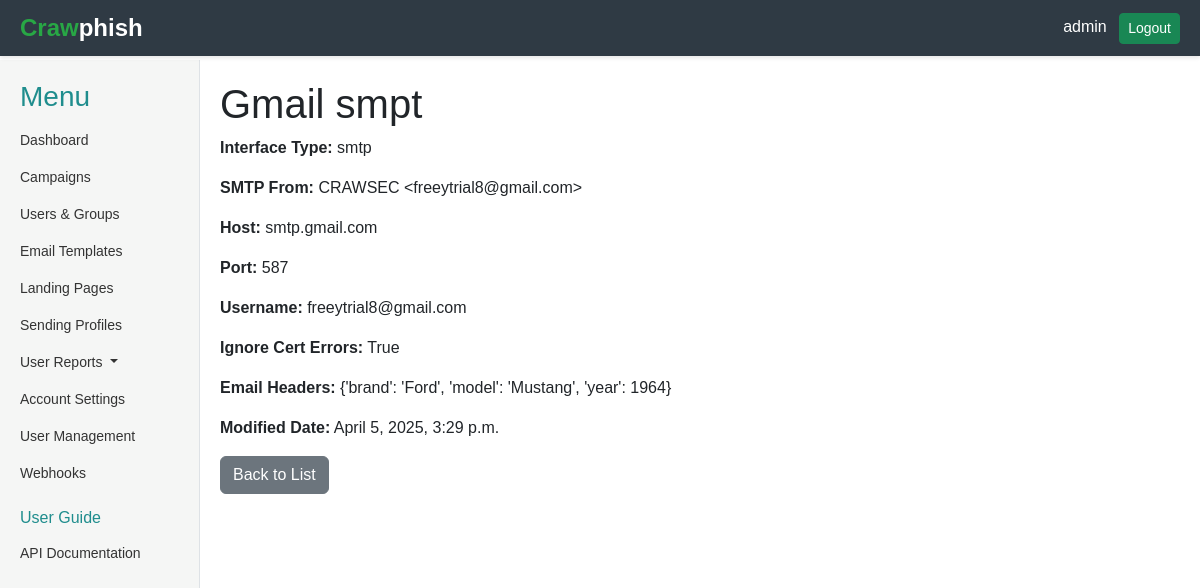
Page /sending-profiles/3/ (signed in) on the committed database.
### core/models.py (models this page shows, shortened)
class User(AbstractUser):
    position = models.CharField(max_length=100, blank=True, null=True)
    api_key = models.CharField(max_length=100, blank=True, null=True)

class SendingProfile(models.Model):
    INTERFACE_TYPES = (
        ('smtp', 'SMTP'),
        ('api', 'API'),
    )
    API_PROVIDERS = (
        ('sendgrid', 'SendGrid'),
    )
    name = models.CharField(max_length=100, help_text="Unique name for this profile.")
    interface_type = models.CharField(max_length=50, choices=INTERFACE_TYPES, help_text="SMTP or API.")
    smtp_from = models.CharField(max_length=255, help_text="From email address.")
    host = models.CharField(max_length=255, blank=True, null=True, help_text="SMTP server host.")
    port = models.IntegerField(blank=True, null=True, help_text="SMTP server port.")
    username = models.CharField(max_length=255, blank=True, null=True, help_text="SMTP username.")
    password = models.CharField(max_length=255, blank=True, null=True, help_text="SMTP password.")
    api_key = models.CharField(max_length=200, blank=True, null=True, help_text="API key for API sending.")
    api_provider = models.CharField(max_length=50, choices=API_PROVIDERS, blank=True, null=True, help_text="API provider (e.g., SendGrid).")
    ignore_cert_errors = models.BooleanField(default=False, help_text="Ignore SMTP cert errors.")
    email_headers = models.JSONField(default=dict, help_text="Additional email headers.")
    is_default = models.BooleanField(default=False, help_text="Mark as a default profile.")
    modified_date = models.DateTimeField(auto_now=True)

### core/views.py (the view)
# urls.py: path('sending-profiles/<int:pk>/', views.SendingProfileDetailView.as_view(), name='sending_profile_detail'),
class SendingProfileDetailView(LoginRequiredMixin, DetailView):
    model = SendingProfile
    template_name = 'core/sending_profile_detail.html'
    context_object_name = 'profile'

### core/templates/core/sending_profile_detail.html (shortened to what this page needs)
{% extends 'core/base.html' %}
{% block content %}
    <h1>{{ profile.name }}</h1>
    <p><strong>Interface Type:</strong> {{ profile.interface_type }}</p>
    <p><strong>SMTP From:</strong> {{ profile.smtp_from }}</p>
    <p><strong>Host:</strong> {{ profile.host }}</p>
    <p><strong>Port:</strong> {{ profile.port }}</p>
    <p><strong>Username:</strong> {{ profile.username }}</p>
    <p><strong>Ignore Cert Errors:</strong> {{ profile.ignore_cert_errors }}</p>
    <p><strong>Email Headers:</strong> {{ profile.email_headers }}</p>
    <p><strong>Modified Date:</strong> {{ profile.modified_date }}</p>
    <a href="{% url 'core:sending_profiles' %}" class="btn btn-secondary">Back to List</a>
{% endblock %}

### core/templates/core/base.html (shortened to what this page needs)
<!DOCTYPE html>
<html lang="en">
<head>
    <link rel="stylesheet" href="https://cdn.jsdelivr.net/npm/bootstrap-icons@1.11.1/font/bootstrap-icons.css">
    <link href="https://cdn.jsdelivr.net/npm/bootstrap@5.3.0/dist/css/bootstrap.min.css" rel="stylesheet">
</head>
<body>
    <div class="container-fluid">
        {% if request.user.is_authenticated %}
            <div class="header">
                <div class="logo">
                    <span style="color: #28a745;">Craw</span> phish
                </div>
                <div>
                    <span class="text-white me-2">{{ request.user.username }}</span>
                    <a href="{% url 'logout' %}" class="btn btn-success btn-sm">Logout</a>
                </div>
            </div>
        {% endif %}
        <div class="main-content-wrapper {% if not request.user.is_authenticated %}unauthenticated{% endif %}">
            {% if request.user.is_authenticated %}
                <div class="sidebar">
                    <h3 style="color: rgb(31, 141, 141);">Menu</h3>
                    <ul class="nav flex-column">
                        <li class="nav-item">
                            <a class="nav-link {% if request.resolver_match.url_name == 'dashboard' %}active{% endif %}" href="{% url 'core:dashboard' %}">Dashboard</a>
                        </li>
                        <li class="nav-item">
                            <a class="nav-link {% if request.resolver_match.url_name == 'campaigns' %}active{% endif %}" href="{% url 'core:campaigns' %}">Campaigns</a>
                        </li>
                        <li class="nav-item">
                            <a class="nav-link {% if request.resolver_match.url_name == 'users_groups' %}active{% endif %}" href="{% url 'core:users_groups' %}">Users & Groups</a>
                        </li>
                        <li class="nav-item">
                            <a class="nav-link {% if request.resolver_match.url_name == 'email_templates' %}active{% endif %}" href="{% url 'core:email_templates' %}">Email Templates</a>
                        </li>
                        <li class="nav-item">
                            <a class="nav-link {% if request.resolver_match.url_name == 'landing_pages' %}active{% endif %}" href="{% url 'core:landing_pages' %}">Landing Pages</a>
                        </li>
                        <li class="nav-item">
                            <a class="nav-link {% if request.resolver_match.url_name == 'sending_profiles' %}active{% endif %}" href="{% url 'core:sending_profiles' %}">Sending Profiles</a>
                        </li>
                        <li class="nav-item dropdown">
                            <a class="nav-link dropdown-toggle split" href="" id="userReportsDropdown" role="button" data-bs-toggle="dropdown" aria-expanded="false">
                              User Reports
                            </a>
                          </li>
                        <li class="nav-item">
                            <a class="nav-link {% if request.resolver_match.url_name == 'settings' %}active{% endif %}" href="{% url 'core:settings' %}">Account Settings</a>
                        </li>
                        {% if request.user.is_superuser %}
                            <li class="nav-item">
                                <a class="nav-link {% if request.resolver_match.url_name == 'user_management' %}active{% endif %}" href="{% url 'core:user_management' %}">User Management</a>
                            </li>
                        {% endif %}
                        <li class="nav-item">
                            <a class="nav-link {% if request.resolver_match.url_name == 'webhooks' %}active{% endif %}" href="{% url 'core:webhooks' %}">Webhooks</a>
                        </li>
                        <li class="nav-item">
                            <h6 style="color: rgb(31, 141, 141);" class="mt-3">User Guide</h6>
                        </li>
                        <li class="nav-item">
                            <a class="nav-link" href="#">API Documentation</a>
                        </li>
                    </ul>
                </div>
            {% endif %}
            <div class="main-content {% if not request.user.is_authenticated %}unauthenticated{% endif %}">
                {% block content %}{% endblock %}
            </div>
        </div>
    </div>
</body>
</html>

### core/templates/core/base.html (style rules this page uses)
body { margin: 0; font-family: Arial, sans-serif; }
.container-fluid { padding: 0; min-height: 100vh; display: flex; flex-direction: column; }
.header { background-color: #2F3A44; color: white; padding: 10px 20px; display: flex; justify-content: space-between; align-items: center; width: 100%; box-shadow: 0 2px 4px rgba(0, 0, 0, 0.1); position: fixed; top: 0; left: 0; z-index: 1000; }
.header .logo { font-size: 24px; font-weight: bold; display: flex; align-items: center; }
.main-content-wrapper { display: flex; flex: 1; margin-top: 60px; }
.sidebar { width: 200px; background-color: #F5F6F5; padding: 20px; border-right: 1px solid #dee2e6; height: calc(100vh - 60px); position: fixed; top: 60px; left: 0; z-index: 999; }
.sidebar .nav-link { color: #333; padding: 8px 0; font-size: 14px; }
.main-content { flex: 1; margin-left: 200px; padding: 20px; }

### rows in the picture
User: user.username "admin"
SendingProfile: name "Gmail smpt", interface_type "smtp", smtp_from "CRAWSEC <freeytrial8@gmail.com>", host "smtp.gmail.com", port "587", username "freeytrial8@gmail.com", ignore_cert_errors "True", email_headers "{'brand': 'Ford', 'model': 'Mustang', 'year': 1964}", modified_date "April 5, 2025, 3:29 p.m."
